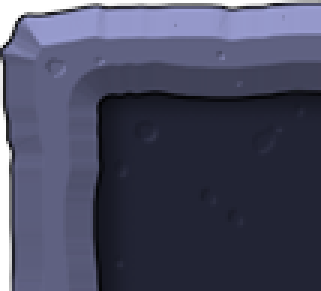
#> input picture assets/Items/ui/dialog_topleft.png, 107 x 97 px (shown 3 times larger)
$ python dialog_frame_generator.py
#> lines starting #> are read from the running program, lines starting #| are printed output that depends on the picture
from PIL import Image
import os

def generate_dialog_frame(target_width, target_height, output_path="output.png"):
    # 资源目录（相对路径）
#> called with target_width = 800, target_height = 600, output_path = '../../assets/Items/ui/dialog_frame.png'
    base_dir = os.path.join(os.path.dirname(__file__), "../../assets/Items/ui")

    filenames = {
        "topleft": "dialog_topleft.png",
        "topmiddle": "dialog_topmiddle.png",
        "topright": "dialog_topright.png",
        "centerleft": "dialog_centerleft.png",
        "centermiddle": "dialog_centermiddle.png",
        "centerright": "dialog_centerright.png",
        "bottomleft": "dialog_bottomleft.png",
        "bottommiddle": "dialog_bottommiddle.png",
        "bottomright": "dialog_bottomright.png",
    }

    # 加载图像
    tiles = {name: Image.open(os.path.join(base_dir, fname)) for name, fname in filenames.items()}
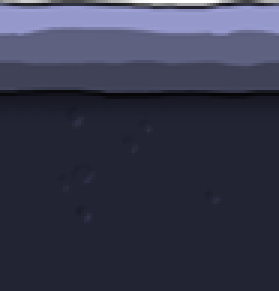
#> input picture assets/Items/ui/dialog_topmiddle.png, 93 x 97 px (shown 3 times larger)
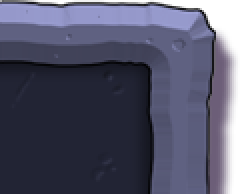
#> input picture assets/Items/ui/dialog_topright.png, 120 x 97 px (shown 2 times larger)
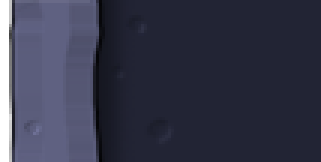
#> input picture assets/Items/ui/dialog_centerleft.png, 107 x 54 px (shown 3 times larger)

    # 读取每块的尺寸
    w_tl, h_tl = tiles["topleft"].size
    w_tm, h_tm = tiles["topmiddle"].size
    w_tr, h_tr = tiles["topright"].size

    w_cl, h_cl = tiles["centerleft"].size
    w_cm, h_cm = tiles["centermiddle"].size
    w_cr, h_cr = tiles["centerright"].size

    w_bl, h_bl = tiles["bottomleft"].size
    w_bm, h_bm = tiles["bottommiddle"].size
    w_br, h_br = tiles["bottomright"].size

    # 中间内容区大小（拉伸区域）
    middle_width = target_width - w_tl - w_tr
    middle_height = target_height - h_tl - h_bl

    if middle_width <= 0 or middle_height <= 0:
        raise ValueError("目标尺寸过小，无法容纳所有边框块")

    # 创建输出图像
    output = Image.new("RGBA", (target_width, target_height))

    # === 顶部三块 ===
    output.paste(tiles["topleft"], (0, 0))
    output.paste(tiles["topmiddle"].resize((middle_width, h_tm)), (w_tl, 0))
    output.paste(tiles["topright"], (w_tl + middle_width, 0))

    # === 中部三块 ===
    output.paste(tiles["centerleft"].resize((w_cl, middle_height)), (0, h_tl))
    output.paste(tiles["centermiddle"].resize((middle_width, middle_height)), (w_tl, h_tl))
    output.paste(tiles["centerright"].resize((w_cr, middle_height)), (w_tl + middle_width, h_tr))

    # === 底部三块 ===
    output.paste(tiles["bottomleft"], (0, h_tl + middle_height))
    output.paste(tiles["bottommiddle"].resize((middle_width, h_bm)), (w_bl, h_tl + middle_height))
    output.paste(tiles["bottomright"], (w_bl + middle_width, h_tl + middle_height))

    output.save(output_path)
    print(f"✅ Dialog frame saved to {output_path}")
    return output

if __name__ == "__main__":
    # 测试生成对话框框架
#> (the run stopped early here; a loop or call above may not have finished)
